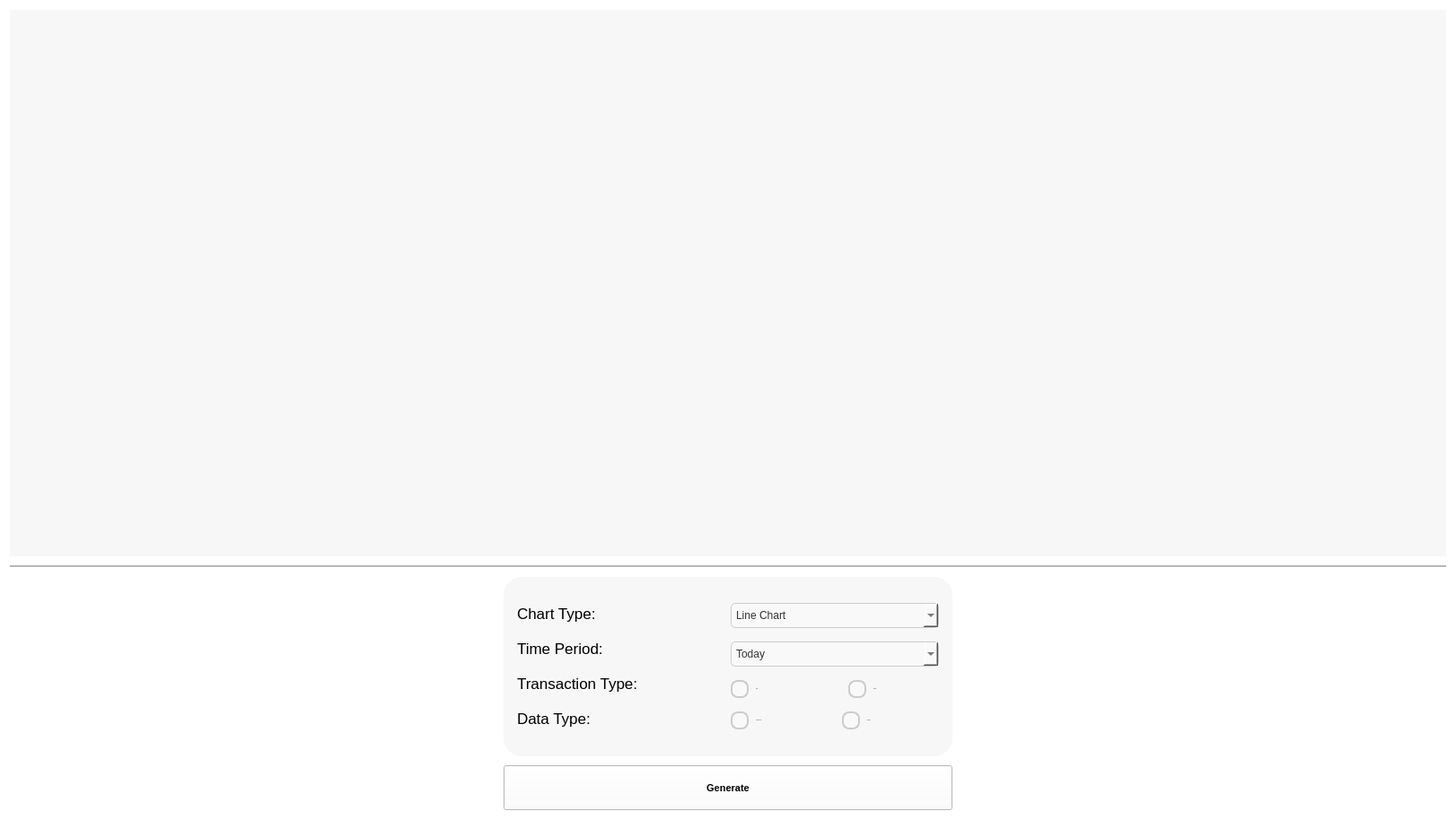
<?xml version="1.0" encoding="UTF-8"?>
<ui version="4.0">
 <class>Form</class>
 <widget class="QWidget" name="Form">
  <property name="geometry">
   <rect>
    <x>0</x>
    <y>0</y>
    <width>1281</width>
    <height>914</height>
   </rect>
  </property>
  <property name="windowTitle">
   <string>Form</string>
  </property>
  <property name="styleSheet">
   <string notr="true">background-color:#fff;</string>
  </property>
  <layout class="QGridLayout" name="gridLayout_3">
   <property name="verticalSpacing">
    <number>10</number>
   </property>
   <item row="2" column="0">
    <layout class="QGridLayout" name="gridLayout_2">
     <property name="verticalSpacing">
      <number>10</number>
     </property>
     <item row="0" column="0">
      <widget class="QWidget" name="Container" native="true">
       <property name="minimumSize">
        <size>
         <width>500</width>
         <height>200</height>
        </size>
       </property>
       <property name="maximumSize">
        <size>
         <width>500</width>
         <height>200</height>
        </size>
       </property>
       <property name="styleSheet">
        <string notr="true">border-radius:20px;
background-color:#f7f7f7;</string>
       </property>
       <layout class="QGridLayout" name="gridLayout">
        <property name="leftMargin">
         <number>15</number>
        </property>
        <property name="topMargin">
         <number>5</number>
        </property>
        <property name="rightMargin">
         <number>15</number>
        </property>
        <property name="bottomMargin">
         <number>5</number>
        </property>
        <property name="verticalSpacing">
         <number>6</number>
        </property>
        <item row="0" column="0">
         <layout class="QHBoxLayout" name="horizontalLayout">
          <item>
           <layout class="QVBoxLayout" name="verticalLayout_2">
            <property name="spacing">
             <number>15</number>
            </property>
            <item>
             <widget class="QLabel" name="ChartType_label">
              <property name="font">
               <font>
                <family>Segoe UI</family>
                <pointsize>13</pointsize>
               </font>
              </property>
              <property name="text">
               <string>Chart Type:</string>
              </property>
             </widget>
            </item>
            <item>
             <widget class="QLabel" name="TimePeriod_label">
              <property name="font">
               <font>
                <family>Segoe UI</family>
                <pointsize>13</pointsize>
               </font>
              </property>
              <property name="text">
               <string>Time Period:</string>
              </property>
             </widget>
            </item>
            <item>
             <widget class="QLabel" name="TransactioType_label">
              <property name="font">
               <font>
                <family>Segoe UI</family>
                <pointsize>13</pointsize>
               </font>
              </property>
              <property name="text">
               <string>Transaction Type:</string>
              </property>
             </widget>
            </item>
            <item>
             <widget class="QLabel" name="dataType_label">
              <property name="font">
               <font>
                <family>Segoe UI</family>
                <pointsize>13</pointsize>
               </font>
              </property>
              <property name="text">
               <string>Data Type:</string>
              </property>
             </widget>
            </item>
           </layout>
          </item>
          <item>
           <layout class="QVBoxLayout" name="verticalLayout">
            <property name="spacing">
             <number>15</number>
            </property>
            <item>
             <widget class="QComboBox" name="chartType_comboBox">
              <property name="styleSheet">
               <string notr="true">QComboBox {

    border: 1px solid #cccccc;
    border-radius: 5px;
    padding: 5px;
    background-color: #f9f9f9;
    color: #333333;
    font: 14px 'Segoe UI', sans-serif;
}

QComboBox::drop-down {
	image: url(:/Icon/icons8-arrow-down-16.png);
    subcontrol-origin: padding;
    subcontrol-position: top right;
    width: 20px;
    border-left-width: 1px;
    border-left-color: #cccccc;
    border-left-style: solid;
    border-top-right-radius: 3px;
    border-bottom-right-radius: 3px;
    background: #e6e6e6;
}

QComboBox::down-arrow {
    image: url(down-arrow-icon.png); /* Replace with your own down arrow icon */
    width: 14px;
    height: 14px;
}

QComboBox QAbstractItemView {
    border: 1px solid #cccccc;
    selection-background-color: #e6e6e6;
    selection-color: #333333;
}
</string>
              </property>
              <item>
               <property name="text">
                <string>Line Chart</string>
               </property>
              </item>
              <item>
               <property name="text">
                <string>Pie Chart</string>
               </property>
              </item>
              <item>
               <property name="text">
                <string>Bar Chart</string>
               </property>
              </item>
             </widget>
            </item>
            <item>
             <widget class="QComboBox" name="timePeriod_comboBox">
              <property name="styleSheet">
               <string notr="true">QComboBox {

    border: 1px solid #cccccc;
    border-radius: 5px;
    padding: 5px;
    background-color: #f9f9f9;
    color: #333333;
    font: 14px 'Segoe UI', sans-serif;
}

QComboBox::drop-down {
	image: url(:/Icon/icons8-arrow-down-16.png);
    subcontrol-origin: padding;
    subcontrol-position: top right;
    width: 20px;
    border-left-width: 1px;
    border-left-color: #cccccc;
    border-left-style: solid;
    border-top-right-radius: 3px;
    border-bottom-right-radius: 3px;
    background: #e6e6e6;
}

QComboBox::down-arrow {
    image: url(down-arrow-icon.png); /* Replace with your own down arrow icon */
    width: 14px;
    height: 14px;
}

QComboBox QAbstractItemView {
    border: 1px solid #cccccc;
    selection-background-color: #e6e6e6;
    selection-color: #333333;
}
</string>
              </property>
              <item>
               <property name="text">
                <string>Today</string>
               </property>
              </item>
              <item>
               <property name="text">
                <string>Last Week</string>
               </property>
              </item>
              <item>
               <property name="text">
                <string>Last Month</string>
               </property>
              </item>
              <item>
               <property name="text">
                <string>This Year</string>
               </property>
              </item>
             </widget>
            </item>
            <item>
             <layout class="QHBoxLayout" name="horizontalLayout_3">
              <property name="spacing">
               <number>30</number>
              </property>
              <item>
               <widget class="QRadioButton" name="sales_radioButton">
                <property name="font">
                 <font>
                  <family>Segoe UI</family>
                  <pointsize>-1</pointsize>
                  <weight>50</weight>
                  <italic>false</italic>
                  <bold>false</bold>
                 </font>
                </property>
                <property name="styleSheet">
                 <string notr="true">QRadioButton {
    spacing: 8px; /* Space between indicator and text */
    font: 14px 'Segoe UI', sans-serif;
    color: #333333;
}

QRadioButton::indicator {
    width: 16px;
    height: 16px;
    border-radius: 8px;
    border: 2px solid #cccccc;
    background-color: #f9f9f9;
}

QRadioButton::indicator:hover {
    border: 2px solid #b3b3b3;
}

QRadioButton::indicator:checked {
    border: 2px solid #4CAF50;
    background-color: #4CAF50;
}

QRadioButton::indicator:disabled {
    border: 2px solid #999999;
    background-color: #e6e6e6;
}
</string>
                </property>
                <property name="text">
                 <string>Sales</string>
                </property>
               </widget>
              </item>
              <item>
               <widget class="QRadioButton" name="returns_radioButton">
                <property name="font">
                 <font>
                  <family>Segoe UI</family>
                  <pointsize>-1</pointsize>
                  <weight>50</weight>
                  <italic>false</italic>
                  <bold>false</bold>
                 </font>
                </property>
                <property name="styleSheet">
                 <string notr="true">QRadioButton {
    spacing: 8px; /* Space between indicator and text */
    font: 14px 'Segoe UI', sans-serif;
    color: #333333;
}

QRadioButton::indicator {
    width: 16px;
    height: 16px;
    border-radius: 8px;
    border: 2px solid #cccccc;
    background-color: #f9f9f9;
}

QRadioButton::indicator:hover {
    border: 2px solid #b3b3b3;
}

QRadioButton::indicator:checked {
    border: 2px solid #4CAF50;
    background-color: #4CAF50;
}

QRadioButton::indicator:disabled {
    border: 2px solid #999999;
    background-color: #e6e6e6;
}
</string>
                </property>
                <property name="text">
                 <string>Returns</string>
                </property>
               </widget>
              </item>
             </layout>
            </item>
            <item>
             <layout class="QHBoxLayout" name="horizontalLayout_4">
              <item>
               <widget class="QRadioButton" name="productName_radioButton">
                <property name="font">
                 <font>
                  <family>Segoe UI</family>
                  <pointsize>-1</pointsize>
                  <weight>50</weight>
                  <italic>false</italic>
                  <bold>false</bold>
                 </font>
                </property>
                <property name="styleSheet">
                 <string notr="true">QRadioButton {
    spacing: 8px; /* Space between indicator and text */
    font: 14px 'Segoe UI', sans-serif;
    color: #333333;
}

QRadioButton::indicator {
    width: 16px;
    height: 16px;
    border-radius: 8px;
    border: 2px solid #cccccc;
    background-color: #f9f9f9;
}

QRadioButton::indicator:hover {
    border: 2px solid #b3b3b3;
}

QRadioButton::indicator:checked {
    border: 2px solid #4CAF50;
    background-color: #4CAF50;
}

QRadioButton::indicator:disabled {
    border: 2px solid #999999;
    background-color: #e6e6e6;
}
</string>
                </property>
                <property name="text">
                 <string>Product Name</string>
                </property>
               </widget>
              </item>
              <item>
               <widget class="QRadioButton" name="Category_radioButton">
                <property name="font">
                 <font>
                  <family>Segoe UI</family>
                  <pointsize>-1</pointsize>
                  <weight>50</weight>
                  <italic>false</italic>
                  <bold>false</bold>
                 </font>
                </property>
                <property name="styleSheet">
                 <string notr="true">QRadioButton {
    spacing: 8px; /* Space between indicator and text */
    font: 14px 'Segoe UI', sans-serif;
    color: #333333;
}

QRadioButton::indicator {
    width: 16px;
    height: 16px;
    border-radius: 8px;
    border: 2px solid #cccccc;
    background-color: #f9f9f9;
}

QRadioButton::indicator:hover {
    border: 2px solid #b3b3b3;
}

QRadioButton::indicator:checked {
    border: 2px solid #4CAF50;
    background-color: #4CAF50;
}

QRadioButton::indicator:disabled {
    border: 2px solid #999999;
    background-color: #e6e6e6;
}
</string>
                </property>
                <property name="text">
                 <string>Category</string>
                </property>
               </widget>
              </item>
             </layout>
            </item>
           </layout>
          </item>
         </layout>
        </item>
       </layout>
      </widget>
     </item>
     <item row="1" column="0">
      <widget class="QPushButton" name="generateButton">
       <property name="minimumSize">
        <size>
         <width>250</width>
         <height>50</height>
        </size>
       </property>
       <property name="maximumSize">
        <size>
         <width>500</width>
         <height>50</height>
        </size>
       </property>
       <property name="font">
        <font>
         <family>Segoe UI</family>
         <pointsize>8</pointsize>
         <weight>75</weight>
         <bold>true</bold>
         <strikeout>false</strikeout>
        </font>
       </property>
       <property name="mouseTracking">
        <bool>true</bool>
       </property>
       <property name="tabletTracking">
        <bool>true</bool>
       </property>
       <property name="layoutDirection">
        <enum>Qt::LeftToRight</enum>
       </property>
       <property name="styleSheet">
        <string notr="true">QPushButton {
 background-color: #10cc94;
border-radius:12px;
color:#fff;
}
QPushButton#quit_button {
   background-color: green;
}
QPushButton::pressed {
background-color: #fff;
}
QpushButton{
border: 2px solid #555;
    border-radius: 20px;
    border-style: outset;
border-width:200px;
    
}
QPushButton:hover {
   background-color: #0a9c73;
   transition: background-color 0.5s cubic-bezier(0.4, 0, 0.2, 1);
}

border:none;
</string>
       </property>
       <property name="text">
        <string>Generate</string>
       </property>
      </widget>
     </item>
    </layout>
   </item>
   <item row="0" column="0">
    <layout class="QVBoxLayout" name="verticalLayout_3">
     <item>
      <widget class="QWidget" name="LagayanNgChart" native="true">
       <property name="minimumSize">
        <size>
         <width>1600</width>
         <height>0</height>
        </size>
       </property>
       <property name="styleSheet">
        <string notr="true">background-color:#f7f7f7;</string>
       </property>
      </widget>
     </item>
    </layout>
   </item>
   <item row="1" column="0">
    <widget class="Line" name="line">
     <property name="lineWidth">
      <number>0</number>
     </property>
     <property name="midLineWidth">
      <number>2</number>
     </property>
     <property name="orientation">
      <enum>Qt::Horizontal</enum>
     </property>
    </widget>
   </item>
  </layout>
 </widget>
 <resources>
  <include location="logo.qrc"/>
 </resources>
 <connections/>
</ui>
